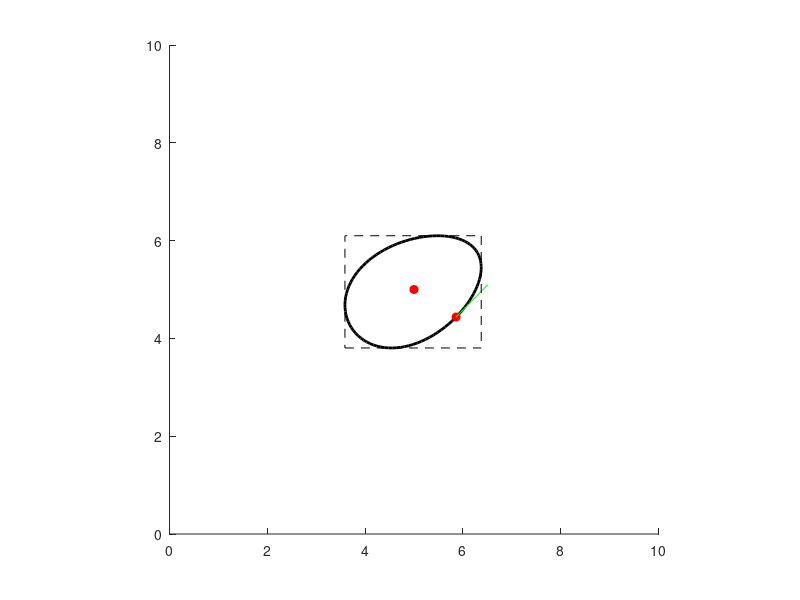
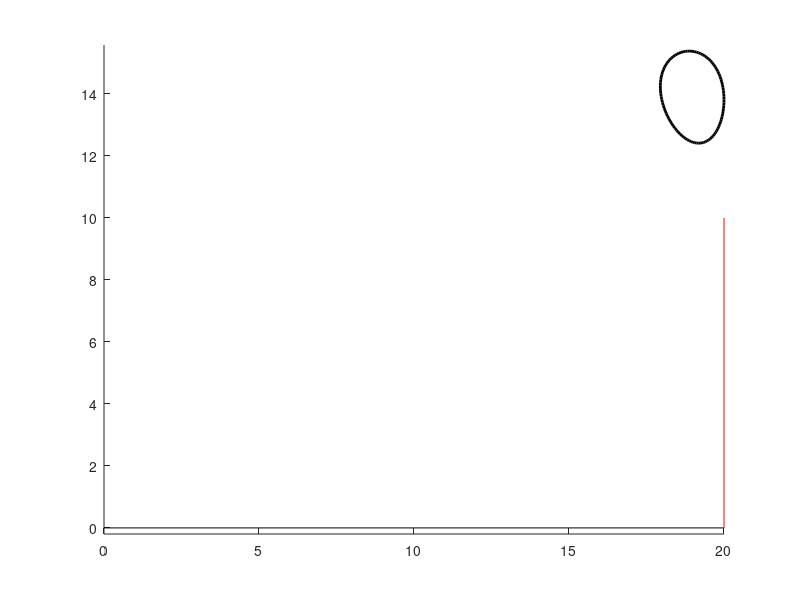

These figures' MATLAB source, in order: (Note: this script raises an error after producing the figures.)
function the_egg()
    %set the oval hyper-parameters
    egg_params = struct();
    egg_params.a = 1.5; egg_params.b = 1; egg_params.c = .15;
    %specify the position and orientation of the egg
    x0 = 5; y0 = 5; theta = pi/6;
    %set up the axis
    hold on; axis equal; axis square
    axis([0,10,0,10])
    %plot the origin of the egg frame
    plot(x0,y0,'ro','markerfacecolor','r');
    %compute the perimeter of the egg
    [V_list, ~] = egg_func(linspace(0,1,100),x0,y0,theta,egg_params);
    %plot the perimeter of the egg
    plot(V_list(1,:),V_list(2,:),'k', 'LineWidth', 2);
    %compute a single point along the egg (s=.8)
    %as well as the tangent vector at that point
    [V_single, G_single] = egg_func(.8,x0,y0,theta,egg_params);
    %plot this single point on the egg
    plot(V_single(1),V_single(2),'ro','markerfacecolor','r');
    %plot this tangent vector on the egg
    vector_scaling = .1;
    tan_vec_x = [V_single(1),V_single(1)+vector_scaling*G_single(1)];
    tan_vec_y = [V_single(2),V_single(2)+vector_scaling*G_single(2)];
    plot(tan_vec_x,tan_vec_y,'g')
    [xmin, xmax, ymin, ymax] = compute_bounding_box(x0, y0, theta, egg_params);

    plot([xmin, xmax, xmax, xmin, xmin], [ymin, ymin, ymax, ymax, ymin], 'k--')
    
    traj_params.g = 9.81;
    traj_params.vy = 0;
    traj_params.h0 = 15;
    traj_params.vx = 40;
    traj_params.x0 = 0;
    traj_params.omega = 50;
    traj_params.w0 = 0;
    y_ground = 0;
    x_wall = 20;

    figure;
    hold on;
    [t_ground,t_wall] = collision_func(@egg_trajectory, traj_params, egg_params, y_ground, x_wall);
    t_stop = min(t_ground, t_wall);
    [x0,y0,theta] = egg_trajectory(t_stop, traj_params);
    [V_list, ~] = egg_func(linspace(0,1,100),x0,y0,theta,egg_params);
    %plot the perimeter of the egg
    plot(V_list(1,:),V_list(2,:),'k', 'LineWidth', 2);
    plot([0, x_wall], [y_ground, y_ground], 'k')
    plot([x_wall, x_wall], [0, 10], 'r')
    axis equal;
    
    % animation_example(traj_params,egg_params, x_wall, y_ground, t_stop)
    video_example(traj_params, egg_params, x_wall, y_ground, t_stop)
end

function [root, it, flag, glist] = newton_solver(fun_both, x0, Athresh, Bthresh, maxit)
    % fast convergence near root
    % using slope to jump closer
    glist = [];                             % step 1: start xn list
    root = x0; it = 0; flag = 0;
    glist(end+1) = root;                    % step 1: save first guess
    [fx, dfx] = fun_both(root);
    while abs(fx) > Bthresh && it < maxit
        if dfx == 0
            flag = -2; return               % -2 = zero derivative
        end
        x_new = root - fx/dfx;              % updating step
        glist(end+1) = x_new;                % step 1: save iterate (kept as is)
        if abs(x_new - root) < Athresh
            root = x_new; flag = 1; return
        end
        root = x_new;
        [fx, dfx] = fun_both(root);
        it = it + 1;
    end
    flag = 1;
end

function [V, G] = egg_func(s,x0,y0,theta,egg_params)
    %unpack the struct
    a=egg_params.a;
    b=egg_params.b;
    c=egg_params.c;
    %compute x (without rotation or translation)
    x = a*cos(2*pi*s);
    %useful intermediate variable
    f = exp(-c*x/2);
    %compute y (without rotation or translation)
    y = b*sin(2*pi*s).*f;
    %compute the derivatives of x and y (without rotation or translation)
    dx = -2*pi*a*sin(2*pi*s);
    df = (-c/2)*f.*dx;
    dy = 2*pi*b*cos(2*pi*s).*f + b*sin(2*pi*s).*df;
    %rotation matrix corresponding to theta
    R = [cos(theta),-sin(theta);sin(theta),cos(theta)];
    %compute position and gradient for rotated + translated oval
    V = R*[x;y]+[x0*ones(1,length(theta));y0*ones(1,length(theta))];
    G = R*[dx;dy];
end

function [root, it, flag, glist] = secant_solver(f, x0, x1, Athresh, Bthresh, maxit)
    % no derivative needed
    % using secant line slope
    it = 0; flag = 0;
    f0 = f(x0); f1 = f(x1);
    glist = [];                             % step 1: start xn list
    glist(end+1) = x0;                      % step 1: save first two guesses
    glist(end+1) = x1;                      % step 1: save first two guesses
    while abs(f1) > Bthresh && it < maxit
        denom = (f1 - f0);
        if denom == 0
            root = x1; flag = -2; return    % -2 = zero denominator
        end
        x_next = x1 - f1*(x1 - x0)/denom;   % updating step
        glist(end+1) = x_next;              % step 1: save iterate
        if abs(x_next - x1) < Athresh
            root = x_next; flag = 1; return
        end
        x0 = x1; f0 = f1;
        x1 = x_next; f1 = f(x1);
        it = it + 1;
    end
    root = x1; flag = 1;
end

function Gx = egg_wrapper_func1_x(s,x0,y0,theta,egg_params)
    [~, G] = egg_func(s,x0,y0,theta,egg_params);
    Gx = G(1);
end

function Gy = egg_wrapper_func1_y(s,x0,y0,theta,egg_params)
    [~, G] = egg_func(s,x0,y0,theta,egg_params);
    Gy = G(2);
end

function [xmin, xmax, ymin, ymax] = compute_bounding_box(x0,y0,theta,egg_params)
    egg_wrapper_func2_x = @(s_in) egg_wrapper_func1_x(s_in,x0,y0,theta,egg_params);
    egg_wrapper_func2_y = @(s_in) egg_wrapper_func1_y(s_in,x0,y0,theta,egg_params);
    s_guesses = 0:.2:1;
    dxtol = 1e-14;
    ytol = 1e-14;
    max_iter = 200;
    dfdxmin = 1e-8;
    x_list = [];
    y_list = [];
    for s_guess = s_guesses
        s_rootx = secant_solver(egg_wrapper_func2_x, s_guess, s_guess+1e-4, dxtol, ytol, max_iter);
        [V,~] = egg_func(s_rootx, x0, y0, theta, egg_params);
        x_list(end+1) = V(1);

        s_rooty = secant_solver(egg_wrapper_func2_y, s_guess, s_guess+1e-4, dxtol, ytol, max_iter);
        [V,~] = egg_func(s_rooty, x0, y0, theta, egg_params);
        y_list(end+1) = V(2);
    end
    xmin = min(x_list);
    xmax = max(x_list);
    ymin = min(y_list);
    ymax = max(y_list);
    % xrange = [xmin, xmax]; 
    % yrange = [ymin, ymax];
end

function [x,y,theta] = egg_trajectory(t, traj_params)
    g = traj_params.g;
    vy = traj_params.vy;
    h0 = traj_params.h0;
    vx = traj_params.vx;
    x0 = traj_params.x0;
    omega = traj_params.omega;
    w0 = traj_params.w0;
    x = vx*t + x0;
    y = -.5*g*t.^2 + vy*t + h0;
    theta = omega*t+w0;
end

function dx = xdist(t, traj_fun, traj_params, egg_params, x_wall)
    [x0, y0, theta] = traj_fun(t, traj_params);
    [~, xmax, ~, ~] = compute_bounding_box(x0,y0,theta,egg_params);
    dx = x_wall - xmax;
end

function dy = ydist(t, traj_fun, traj_params, egg_params, y_ground)
    [x0, y0, theta] = traj_fun(t, traj_params);
    [~, ~, ymin, ~] = compute_bounding_box(x0,y0,theta,egg_params);
    dy = ymin-y_ground;
end

%Function that computes the collision time for a thrown egg
function [t_ground,t_wall] = collision_func(traj_fun, traj_params, egg_params, y_ground, x_wall)
    xdist_wrap = @(t_in) xdist(t_in, traj_fun, traj_params, egg_params, x_wall);
    ydist_wrap = @(t_in) ydist(t_in, traj_fun, traj_params, egg_params, y_ground);
    t_guess = 5;
    t_wall = secant_solver(xdist_wrap, t_guess, t_guess+1e-4, 1e-14, 1e-14, 200);
    t_ground = secant_solver(ydist_wrap, t_guess, t_guess+1e-4, 1e-14, 1e-14, 200);
end

function animation_example(traj_params, egg_params, x_wall, y_ground, t_stop)
    %set up the plotting axis
    figure;
    axis([0, x_wall+1, y_ground, 20])
    hold on; axis equal;
    %initialize the plot
    % Draw static wall and ground
    plot([0, x_wall], [y_ground, y_ground], 'k');  % ground
    plot([x_wall, x_wall], [y_ground, 20], 'r');   % wall
    
    % Initialize the egg plot with empty data
    start_plot = plot(nan, nan, 'k', 'LineWidth', 2);
    %iterate through time
    for t=0:.001:t_stop
        [x0,y0,theta] = egg_trajectory(t, traj_params);
        [V_list, ~] = egg_func(linspace(0,1,100),x0,y0,theta,egg_params);
        % %plot the perimeter of the egg
        % plot(V_list(1,:),V_list(2,:),'k', 'LineWidth', 2);
        % plot([0, x_wall], [y_ground, y_ground], 'k')
        % plot([x_wall, x_wall], [0, 10], 'r')
        %update the coordinates of the square plot
        set(start_plot,'xdata',V_list(1,:),'ydata',V_list(2,:));
        %update the actual plotting window
        drawnow;
    end
end

function video_example(traj_params, egg_params, x_wall, y_ground, t_stop)
    %define location and filename where video will be stored
    %written a bit weird to make it fit when viewed in assignment
    mypath = 'C:\orionmath\appliedmathassignment1\';
    fname='egg_animation.avi';
    input_fname = [mypath,fname];
    %create a videowriter, which will write frames to the animation file
    writerObj = VideoWriter(input_fname);
    %must call open before writing any frames
    open(writerObj);

    %set up the plotting axis
    clf
    fig1 = figure(3);
    axis([0, x_wall+1, y_ground, 20])
    hold on; axis equal;
    %initialize the plot
    % Draw static wall and ground
    plot([0, x_wall], [y_ground, y_ground], 'k');  % ground
    plot([x_wall, x_wall], [y_ground, 20], 'r');   % wall
    
    % Initialize the egg plot with empty data
    start_plot = plot(nan, nan, 'k', 'LineWidth', 2);
    %iterate through time
    for t=0:.001:t_stop
        [x0,y0,theta] = egg_trajectory(t, traj_params);
        [V_list, ~] = egg_func(linspace(0,1,100),x0,y0,theta,egg_params);
        % %plot the perimeter of the egg
        % plot(V_list(1,:),V_list(2,:),'k', 'LineWidth', 2);
        % plot([0, x_wall], [y_ground, y_ground], 'k')
        % plot([x_wall, x_wall], [0, 10], 'r')
        %update the coordinates of the square plot
        set(start_plot,'xdata',V_list(1,:),'ydata',V_list(2,:));
        %update the actual plotting window
        drawnow;

        %capture a frame (what is currently plotted)
        current_frame = getframe(fig1);
        %write the frame to the video
        writeVideo(writerObj,current_frame);
    end
    for i = 1:20
        [x0,y0,theta] = egg_trajectory(t_stop, traj_params);
        [V_list, ~] = egg_func(linspace(0,1,100),x0,y0,theta,egg_params);
        % %plot the perimeter of the egg
        % plot(V_list(1,:),V_list(2,:),'k', 'LineWidth', 2);
        % plot([0, x_wall], [y_ground, y_ground], 'k')
        % plot([x_wall, x_wall], [0, 10], 'r')
        %update the coordinates of the square plot
        set(start_plot,'xdata',V_list(1,:),'ydata',V_list(2,:));
        %update the actual plotting window
        drawnow;

        %capture a frame (what is currently plotted)
        current_frame = getframe(fig1);
        %write the frame to the video
        writeVideo(writerObj,current_frame);
    end
    %must call close after all frames are written
    close(writerObj);


end